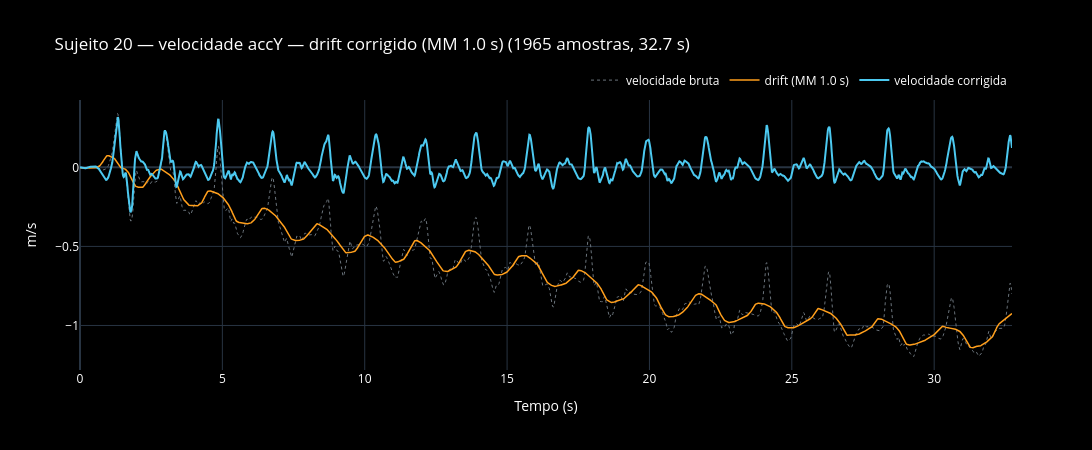

Notebook source saved alongside this figure:
### Code cell
plotar_velocidade_acc_y(SUJEITO)

### Figure 1 — Plotly figure (JSON) as saved in the notebook; plotly's stock layout.template omitted (floating-point values rounded to 4 significant figures; data arrays with more than 128 entries replaced by an {"elided": "..."} marker saying what was removed)
{"data": [{"line": {"color": "#6c757d", "dash": "dot", "width": 1}, "mode": "lines", "name": "velocidade bruta", "type": "scatter", "x": {"elided": "1965 float values"}, "y": {"elided": "1965 float values"}}, {"line": {"color": "#ff9f1c", "width": 1.5}, "mode": "lines", "name": "drift (MM 1.0 s)", "type": "scatter", "x": {"elided": "1965 float values"}, "y": {"elided": "1965 float values"}}, {"line": {"color": "#4cc9f0", "width": 2}, "mode": "lines", "name": "velocidade corrigida", "type": "scatter", "x": {"elided": "1965 float values"}, "y": {"elided": "1965 float values"}}], "layout": {"font": {"color": "white"}, "height": 450, "legend": {"orientation": "h", "x": 1, "xanchor": "right", "y": 1.02, "yanchor": "bottom"}, "paper_bgcolor": "black", "plot_bgcolor": "black", "title": {"text": "Sujeito 20 — velocidade accY — drift corrigido (MM 1.0 s) (1965 amostras, 32.7 s)"}, "width": 1200, "xaxis": {"title": {"text": "Tempo (s)"}}, "yaxis": {"title": {"text": "m/s"}}}}
